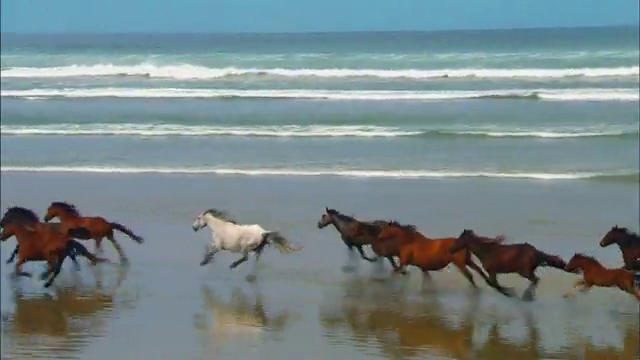
#> input picture frame 90 of lab1_wprowadz/Wildlife.mp4, 640 x 360 px
$ python lab1.py
#> lines starting #> are read from the running program, lines starting #| are printed output that depends on the picture
import numpy as np
import cv2 as cv
cap = cv.VideoCapture("./Wildlife.mp4")
if not cap.isOpened():
    print("Cannot open camera")
    exit()

ret, frame = cap.read()
#> frame is the input picture: shape (360, 640, 3); mean B, G, R 138.9, 136.4, 120.5
# if frame is read correctly ret is True
# Our operations on the frame come here
gray = cv.cvtColor(frame, cv.COLOR_BGR2GRAY)
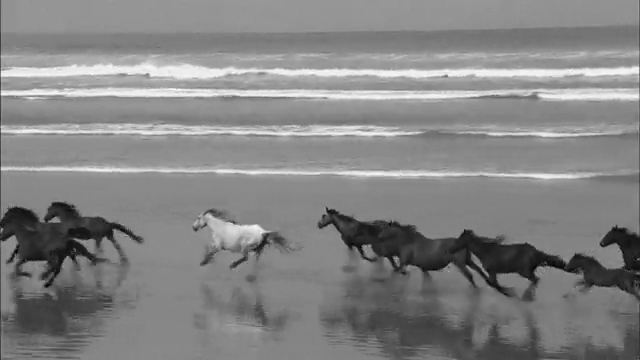
#> gray: shape (360, 640); min 0, max 253, mean 131.9
# Display the resulting frame
cv.imshow('frame', gray)


while True:

    if cv.waitKey(1) == ord('a'):
    # Capture frame-by-frame        qq
#> (key q is pressed here)
        ret, frame = cap.read()
        # if frame is read correctly ret is True
        if not ret:
            print("Can't receive frame (stream end?). Exiting ...")
            break
        # Our operations on the frame come here
        gray = cv.cvtColor(frame, cv.COLOR_BGR2GRAY)
        # Display the resulting frame
        cv.imshow('frame', gray)


    if cv.waitKey(1) == ord('q'):
#> (key q is pressed here)
        break
# When everything done, release the capture
cap.release()
cv.destroyAllWindows()

$ run again, starting later in the video
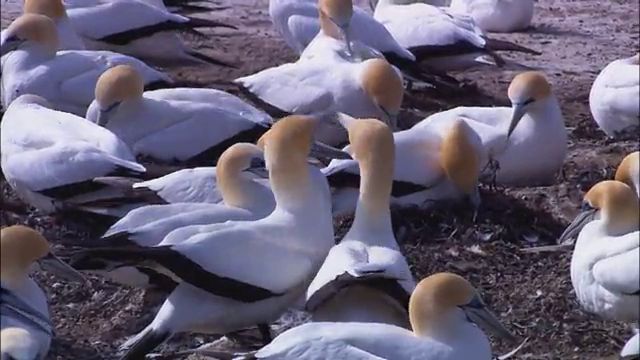
#> input picture frame 405 of lab1_wprowadz/Wildlife.mp4, 640 x 360 px
#> frame is the input picture: shape (360, 640, 3); mean B, G, R 117.2, 97.2, 104.3
#> `gray = cv.cvtColor(frame, cv.COLOR_BGR2GRAY)`:
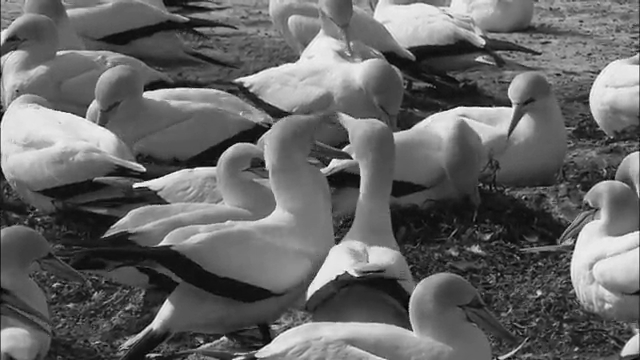
#> gray: shape (360, 640); min 0, max 255, mean 101.6

$ run again, starting later in the video
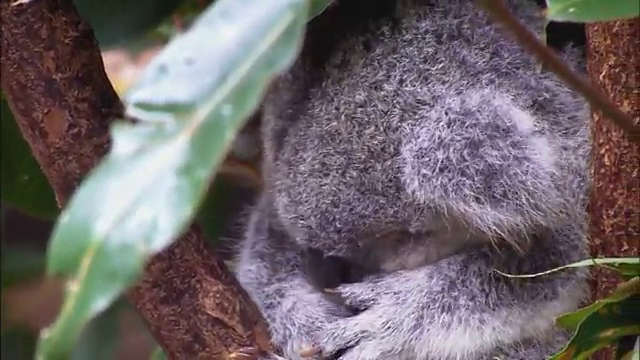
#> input picture frame 721 of lab1_wprowadz/Wildlife.mp4, 640 x 360 px
#> frame is the input picture: shape (360, 640, 3); mean B, G, R 104.4, 101.1, 110.2
#> `gray = cv.cvtColor(frame, cv.COLOR_BGR2GRAY)`:
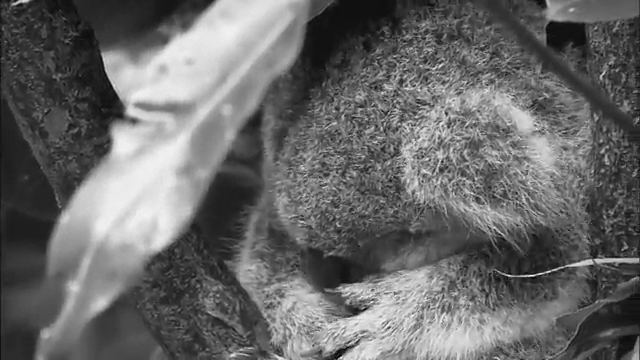
#> gray: shape (360, 640); min 0, max 250, mean 104.1
